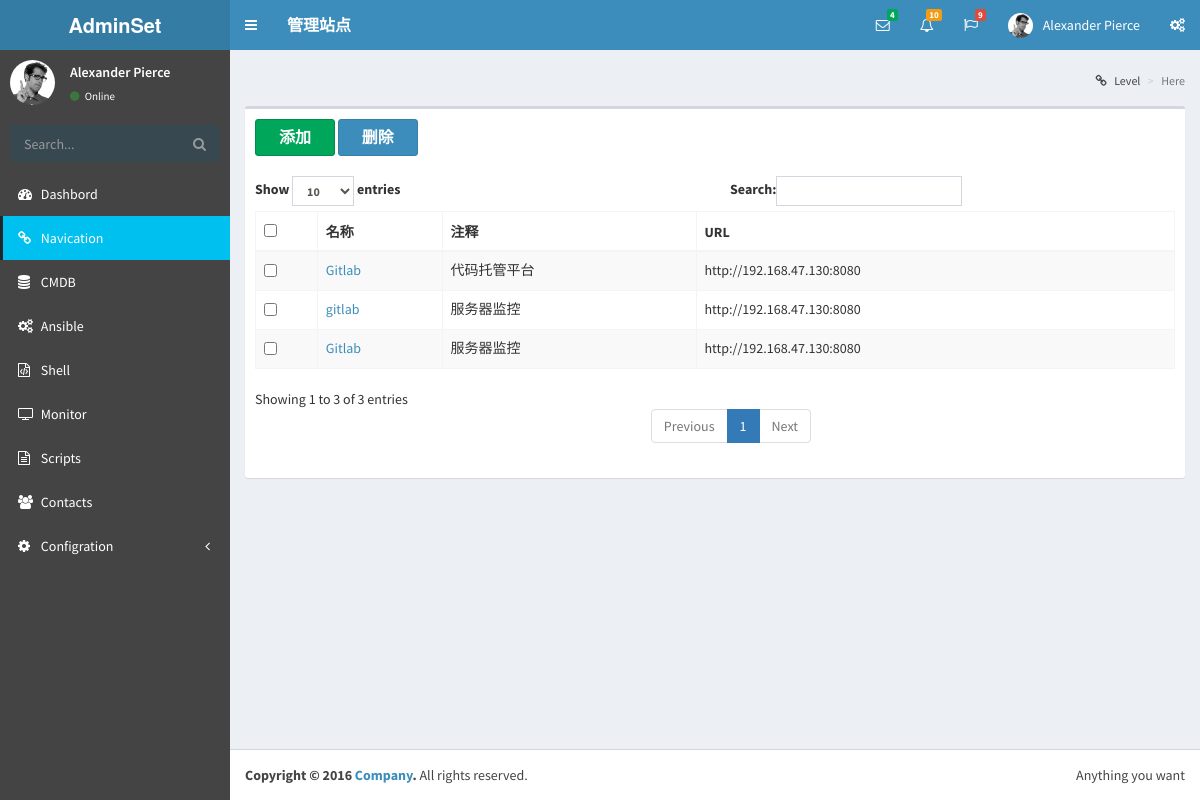
Page /navi/manage/ on the earlier database version.
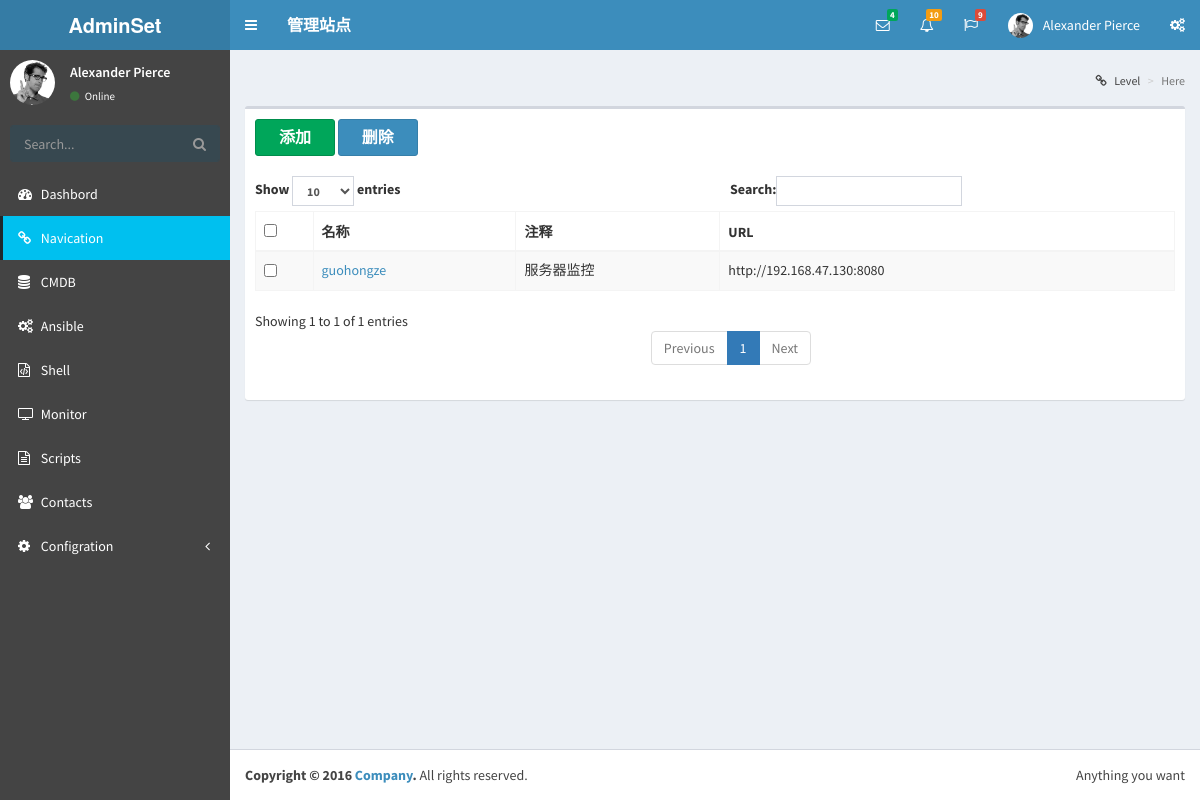
Same page on the later database version.
### navi/models.py (models this page shows, shortened)
class navi(models.Model):
    name = models.CharField(u"名称",max_length=50)
    description = models.CharField(u"描述",max_length=50)
    url = models.URLField(u"网址")

### navi/views.py (the view)
def manage(request):
    temp_name = "navi/navi-header.html"
    allnavi = navi.objects.all()
    return render_to_response("navi/manage.html", locals())

### templates/navi/manage.html (shortened to what this page needs)
{% extends 'base.html' %}
{% block content %}
<div class="content-wrapper">
    <section class="content-header">
      <h1>
      </h1>
      <ol class="breadcrumb">
        <li><a href="#"><i class="fa fa-link"></i> Level</a></li>
        <li class="active">Here</li>
      </ol>
    </section>
    <section class="content">
        <form action="{% url 'delete' %}" method="post">
            <div class="box">
                <div class="box-header">
                  <div class="btn-group">
						 <a href="{% url 'add' %}"><li class="btn btn-success" style="width: 60pt;font-size: medium" ><b>添加</b></li></a>
                  </div>
                  <div class="btn-group">
						 <button class="btn btn-primary" style="width: 60pt;font-size: medium" onclick="return checkSubmit()"><b>删除</b></button>
                  </div>
                </div>
                <div class="box-body">
                  <table class="table table-striped table-bordered" id="dataform">
                      <thead>
                        <tr>
                            <th>
                                <input type="checkbox" onclick="checkAll(this, 'item1');" />
                            </th>
                                    <th>名称</th>
                                    <th>注释</th>
                                    <th>URL</th>
                                </tr>
                            </thead>
                            <tbody>
                                {% if allnavi %}
                                {% for navi in allnavi %}
                                    <tr class="even gradeA">
                                        <td><input type="checkbox" id="u_id" class="item1" value="{{ navi.id }}" name="navi_check" /></td>
                                        <td><a href="/navi/edit?id={{ navi.id }}">{{ navi.name }} </a></td>
                                        <td>{{ navi.description }}</td>
                                        <td>{{ navi.url }}</td>
                                    </tr>
                                {% endfor %}
                                {% else %}
                                    <p>No Item are available.</p>
                                {% endif %}
                            </tbody>
                  </table>
                </div>
            </div>
        </form>
    </section>
      </div>
{% endblock %}

### templates/base.html (shortened to what this page needs)
<!DOCTYPE html>
<html>
<head>
    {% include 'link_css.html' %}
</head>
<body class="hold-transition skin-blue sidebar-mini">
<div class="wrapper">
  {% include temp_name %}
  {% include 'main-sidebar.html' %}
    {% block content %}{% endblock %}
  {% include 'footer.html' %}
</div>
</body>
</html>

### templates/link_css.html
  <link rel="stylesheet" href="/static/bootstrap/css/bootstrap.min.css">
  <link rel="stylesheet" href="https://cdnjs.cloudflare.com/ajax/libs/font-awesome/4.5.0/css/font-awesome.min.css">
  <link rel="stylesheet" href="https://cdnjs.cloudflare.com/ajax/libs/ionicons/2.0.1/css/ionicons.min.css">
  <link rel="stylesheet" href="/static/dist/css/AdminLTE.min.css">
  <link rel="stylesheet" href="/static/dist/css/skins/skin-blue.css">

### templates/navi/navi-header.html (shortened to what this page needs)
<header class="main-header">
    <a href="index2.html" class="logo">
      <span class="logo-lg"><b>AdminSet</b></span>
    </a>
    <nav class="navbar navbar-static-top" role="navigation">
      <a href="#" class="sidebar-toggle" data-toggle="offcanvas" role="button">
      </a>
        <div class="collapse navbar-collapse pull-left" id="navbar-collapse">
          <ul class="nav navbar-nav">
            <li style="font-size: medium"><a href="{% url 'manage' %}"><b>管理站点</b></a></li>
          </ul>
        </div>
      <div class="navbar-custom-menu">
        <ul class="nav navbar-nav">
          <li class="dropdown messages-menu">
            <a href="#" class="dropdown-toggle" data-toggle="dropdown">
              <i class="fa fa-envelope-o"></i>
              <span class="label label-success">4</span>
            </a>
          </li>
          <li class="dropdown notifications-menu">
            <a href="#" class="dropdown-toggle" data-toggle="dropdown">
              <i class="fa fa-bell-o"></i>
              <span class="label label-warning">10</span>
            </a>
          </li>
          <li class="dropdown tasks-menu">
            <a href="#" class="dropdown-toggle" data-toggle="dropdown">
              <i class="fa fa-flag-o"></i>
              <span class="label label-danger">9</span>
            </a>
          </li>
          <li class="dropdown user user-menu">
            <a href="#" class="dropdown-toggle" data-toggle="dropdown">
              <img src="/static/dist/img/user2-160x160.jpg" class="user-image" alt="User Image">
              <span class="hidden-xs">Alexander Pierce</span>
            </a>
          </li>
          <li>
            <a href="#" data-toggle="control-sidebar"><i class="fa fa-gears"></i></a>
          </li>
        </ul>
      </div>
    </nav>
  </header>

### templates/main-sidebar.html (shortened to what this page needs)
<aside class="main-sidebar">
    <section class="sidebar">
      <div class="user-panel">
        <div class="pull-left image">
          <img src="/static/dist/img/user2-160x160.jpg" class="img-circle" alt="User Image">
        </div>
        <div class="pull-left info">
          <p>Alexander Pierce</p>
          <a href="#"><i class="fa fa-circle text-success"></i> Online</a>
        </div>
      </div>
      <form action="#" method="get" class="sidebar-form">
        <div class="input-group">
          <input type="text" name="q" class="form-control" placeholder="Search...">
              <span class="input-group-btn">
                <button type="submit" name="search" id="search-btn" class="btn btn-flat"><i class="fa fa-search"></i>
                </button>
              </span>
        </div>
      </form>
      <ul class="sidebar-menu" id="sidebar-menu">
        <li><a href="/"><i class="fa fa-dashboard"></i> <span>Dashbord</span></a></li>
        <li><a href="/navi"><i class="fa fa-link"></i> <span>Navication</span></a></li>
        <li><a href="#"><i class="fa fa-database"></i> <span>CMDB</span></a></li>
        <li><a href="#"><i class="fa fa-cogs"></i> <span>Ansible</span></a></li>
        <li><a href="#"><i class="fa fa-file-code-o"></i> <span>Shell</span></a></li>
        <li><a href="#"><i class="fa fa-television"></i> <span>Monitor</span></a></li>
        <li><a href="#"><i class="fa fa-file-text-o"></i> <span>Scripts</span></a></li>
        <li><a href="#"><i class="fa fa-users"></i> <span>Contacts</span></a></li>
        <li class="treeview">
          <a href="#"><i class="fa fa-cog"></i> <span>Configration</span>
            <span class="pull-right-container">
              <i class="fa fa-angle-left pull-right"></i>
            </span>
          </a>
        </li>
      </ul>
    </section>
  </aside>

### templates/footer.html
<footer class="main-footer">
    <div class="pull-right hidden-xs">
      Anything you want
    </div>
    <strong>Copyright &copy; 2016 <a href="#">Company</a>.</strong> All rights reserved.
  </footer>

Differences in the rows shown:
removed navi: name "Gitlab", description "代码托管平台", url "http://192.168.47.130:8080"
removed navi: name "gitlab", description "服务器监控", url "http://192.168.47.130:8080"
removed navi: name "Gitlab", description "服务器监控", url "http://192.168.47.130:8080"
added navi: name "guohongze", description "服务器监控", url "http://192.168.47.130:8080"
Other differences:
text written by a page script: "Show entries Search: Showing 1 to 3 of 3 entries Previous 1 Next" → "Show entries Search: Showing 1 to 1 of 1 entries Previous 1 Next"
